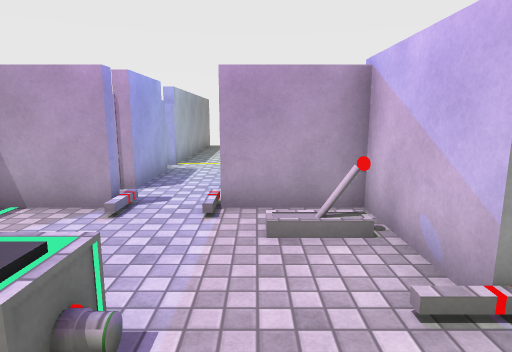
View 1 (above)

15 first-person views from a walk through a Unity game level. The camera is 1.5 m above the floor, tilts 10° down and sees 75° across. The floor is counted in squares, 1 m on a side. Each view is taken from the middle of a square. On the plan, view 1 faces up. The plan holds only what a view shows up to about 15 squares ahead; the rest is blank. The player character is not drawn. Door leaves are left out, so doorways stand open. Some surface patterns are stand-ins.

View 2
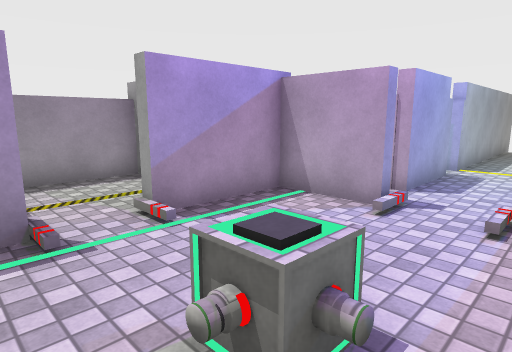

View 3
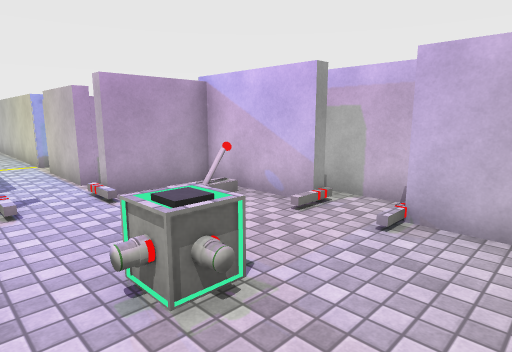

View 4
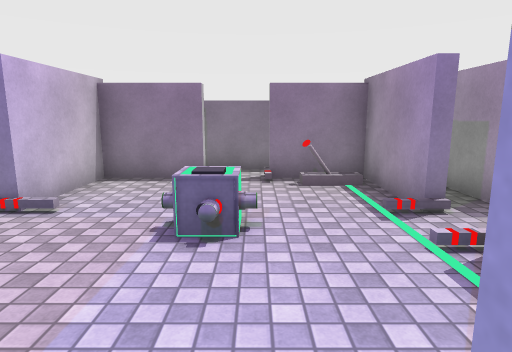

View 5
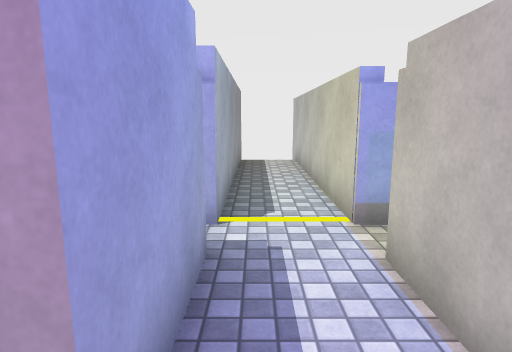

View 6
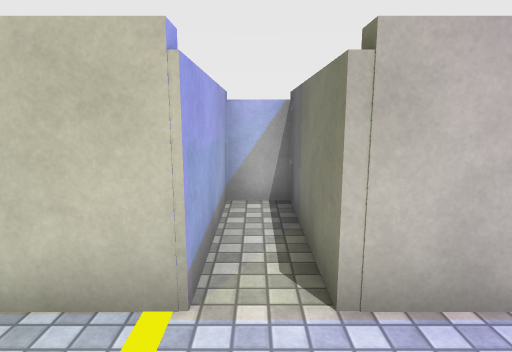

View 7
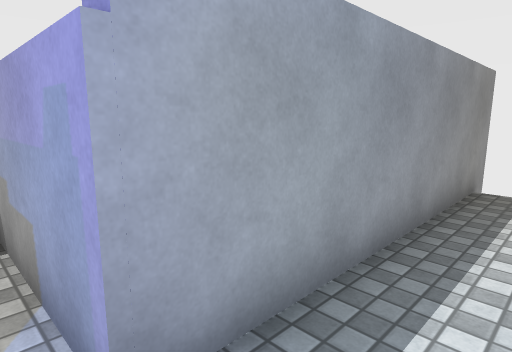

View 8
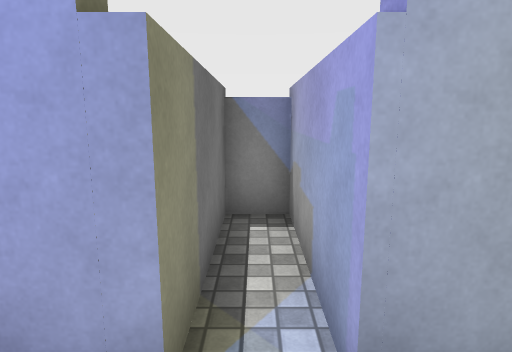

View 9
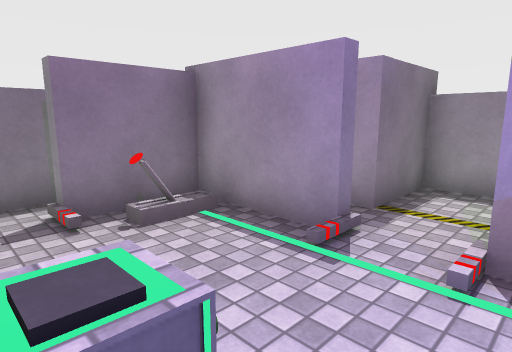

View 10
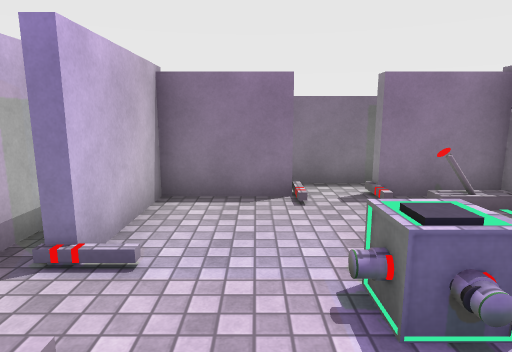

View 11
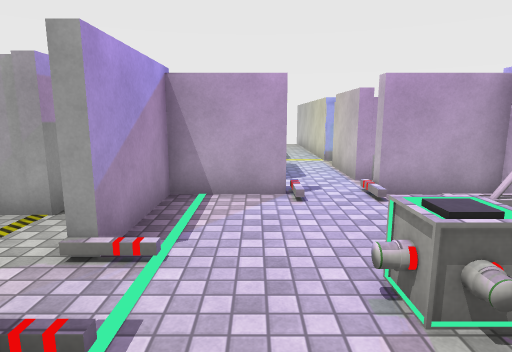

View 12
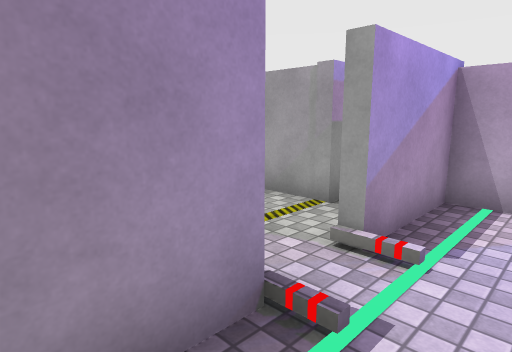

View 13
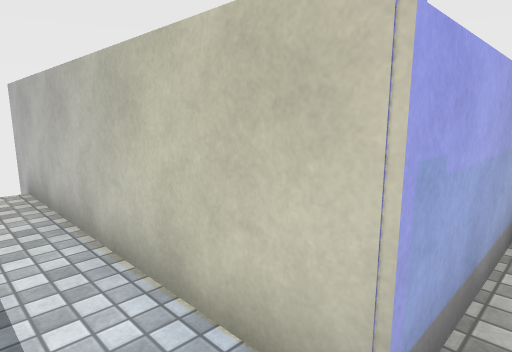

View 14
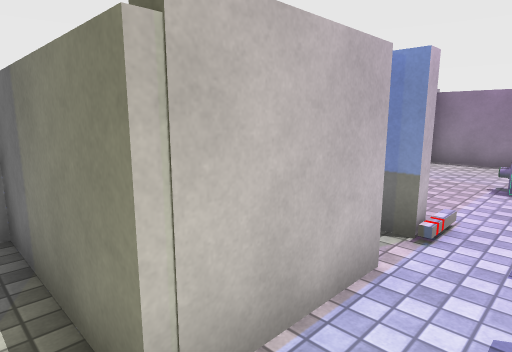

View 15
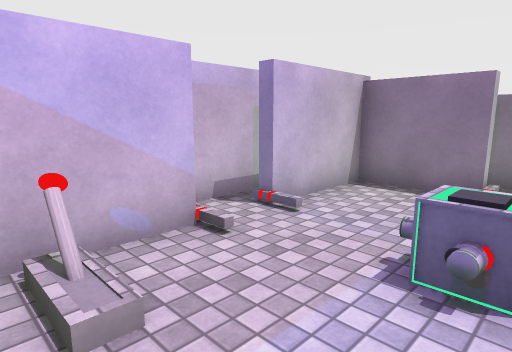

### Floor plan
Ten units are one square. View 1 is at (0, 0); x grows to the right and y downward. Boxes are objects, and circles mark ways between rooms. Rooms are numbered by the first view taken in them; rooms with no view inside come last. Other rooms are left out.
<svg viewBox="-90 -190 124 220">
<path fill="none" stroke="#000" d="M-51 -8 -47 -8 -47 23 -22 23M-25 -59 -25 -54 -47 -54 -47 -24 -51 -24M22 -24 18 -24 18 -54 -6 -54 -6 -58M-8 23 18 23 18 -6M-62 -40 -85 -40 -85 -6 -62 -6M29 4 29 -29M-6 -94 29 -94 29 -105 -6 -105 -6 -185M-25 -185 -25 -105 -62 -105 -62 -94 -25 -94M-25 -96 -25 -69M-6 -69 -6 -94"/>
<rect x="-35" y="15" width="10" height="10" fill="#bbb"><title>lever</title></rect>
<rect x="-25" y="-25" width="20" height="20" fill="#bbb"><title>other object</title></rect>
<rect x="5" y="-45" width="10" height="10" fill="#bbb"><title>lever</title></rect>
<rect x="15" y="-15" width="10" height="10" fill="#bbb"><title>other object</title></rect>
<circle cx="-15" cy="-70" r="3" fill="#2a7"/>
<circle cx="-5" cy="-90" r="3" fill="#2a7"/>
<text x="-20" y="-20">1</text>
<text x="-20" y="-130">2</text>
<text x="-20" y="-80">3</text>
</svg>
Room 1 opens to room 3. Room 2 opens to room 3.

Where each view was taken, in squares from view 1:
view 1: 0 up, 0 right, facing up
view 2: 0 up, 0 right, facing up-left
view 3: 1 down, 3 left, facing up-right
view 4: 6 up, 2 left, facing down
view 5: 6 up, 2 left, facing up
view 6: 10 up, 3 left, facing right
view 7: 10 up, 1 left, facing up-left
view 8: 10 up, 1 left, facing left
view 9: 3 up, 1 left, facing down-left
view 10: 4 up, 0 right, facing down
view 11: 1 down, 3 left, facing up
view 12: 1 down, 3 left, facing up-left
view 13: 10 up, 2 left, facing up-right
view 14: 10 up, 2 left, facing down-right
view 15: 5 up, 2 left, facing down-right
